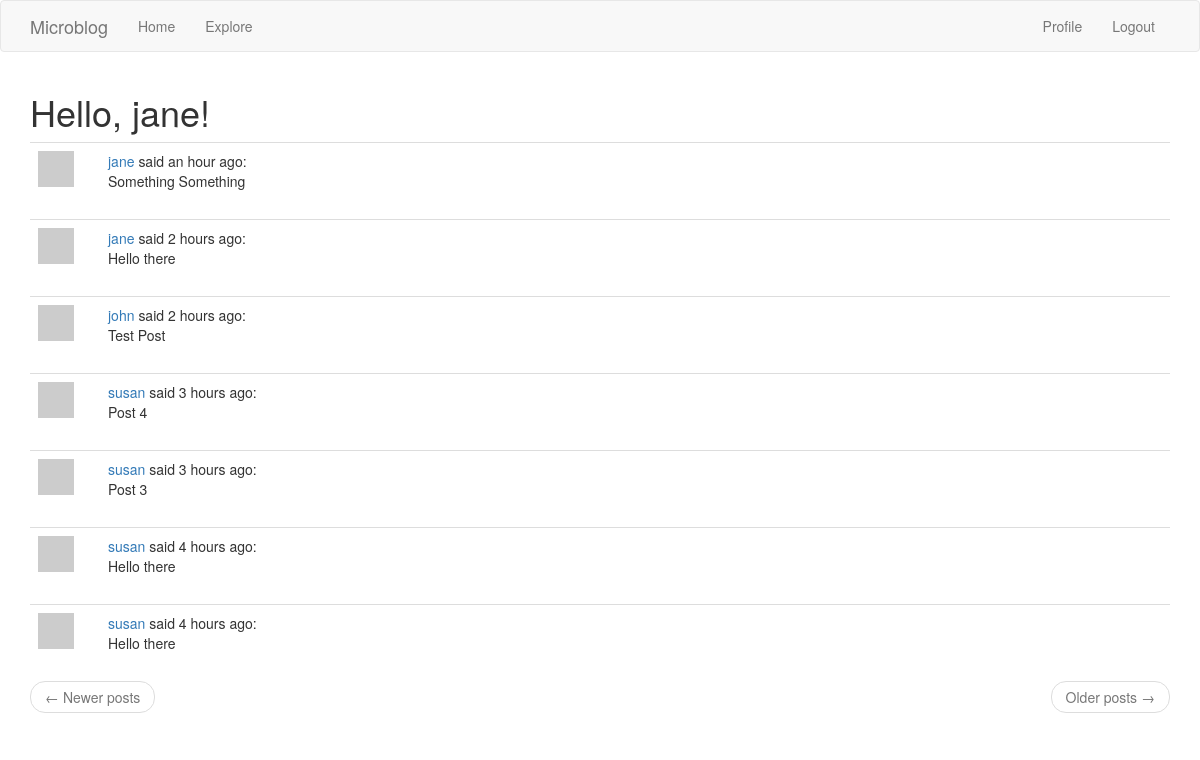
Screenshot of /explore (signed in) with the database file from the repository.
### app/models.py (models this page shows, shortened)
class User(UserMixin, db.Model):
    id = db.Column(db.Integer, primary_key=True)
    username = db.Column(db.String(64), index=True, unique=True)
    email = db.Column(db.String(120), index=True, unique=True)
    password_hash = db.Column(db.String(128))
    about_me = db.Column(db.String(140))
    last_seen = db.Column(db.DateTime, default=datetime.utcnow)
    followed = db.relationship(
        'User',
        secondary=followers,
        primaryjoin=(followers.c.follower_id == id),
        secondaryjoin=(followers.c.followed_id == id),
        backref=db.backref('followers', lazy='dynamic'),
        lazy='dynamic'
    )
    posts = db.relationship('Post', backref='author', lazy='dynamic')
    def avatar(self, size):
        digest = md5(self.email.lower().encode('utf-8')).hexdigest()
        return 'https://www.gravatar.com/avatar/{}?d=identicon&s={}'.format(
            digest, size)

class Post(db.Model):
    id = db.Column(db.Integer, primary_key=True)
    body = db.Column(db.String(140))
    timestamp = db.Column(db.DateTime, index=True, default=datetime.utcnow)
    user_id = db.Column(db.Integer, db.ForeignKey('user.id'))

### app/routes.py (the view)
@app.route('/explore')
@login_required
def explore():
    page = request.args.get('page', 1, type=int)
    posts = Post.query.order_by(Post.timestamp.desc()).paginate(
        page, app.config['POSTS_PER_PAGE'], false
    )
    next_url = url_for('explore', page=posts.next_num) \
        if posts.has_next else None
    prev_url = url_for('explore', page=posts.prev_num) \
        if posts.has_prev else None
    return render_template('index.html',
                           title='Explore',
                           posts=posts.items,
                           next_url=next_url,
                           prev_url=prev_url)

### app/models.py (called while the page is built)
@login.user_loader
def load_user(id):
    return User.query.get(int(id))

### app/routes.py (called while the page is built)
@app.before_request
def before_request():
    if current_user.is_authenticated:
        current_user.last_seen = datetime.utcnow()
        db.session.commit()

### app/templates/index.html (shortened to what this page needs)
{% extends "base.html" %}
{% block app_content %}
    <h1>Hello, {{ current_user.username }}!</h1>
    {% for post in posts %}
        {% include "_post.html" %}
    {% endfor %}
    {% include "_page_nav.html" %}
{% endblock app_content %}

### app/templates/_post.html
<table class="table table-hover">
    <tr valign="top">
        <td width="70px">
            <a href="{{ url_for('user', username=post.author.username) }}">
                <img src="{{ post.author.avatar(36) }}"
                     alt="{{ post.author.username }}'s avatar"
                     height="36"
                     width="36"/>
            </a>
        </td>
        <td>
            <a href="{{ url_for('user', username=post.author.username) }}">{{ post.author.username }}</a>
            said
            {{ moment(post.timestamp).fromNow() }}:
            <br />
            {{ post.body }}
        </td>
    </tr>
</table>

### rows the page displays
User: username "jane"
Post: author.username "jane", timestamp "an hour ago", body "Something Something"
Post: author.username "jane", timestamp "2 hours ago", body "Hello there"
Post: author.username "john", timestamp "2 hours ago", body "Test Post"
Post: author.username "susan", timestamp "3 hours ago", body "Post 4"
Post: author.username "susan", timestamp "3 hours ago", body "Post 3"
Post: author.username "susan", timestamp "4 hours ago", body "Hello there"
Post: author.username "susan", timestamp "4 hours ago", body "Hello there"
